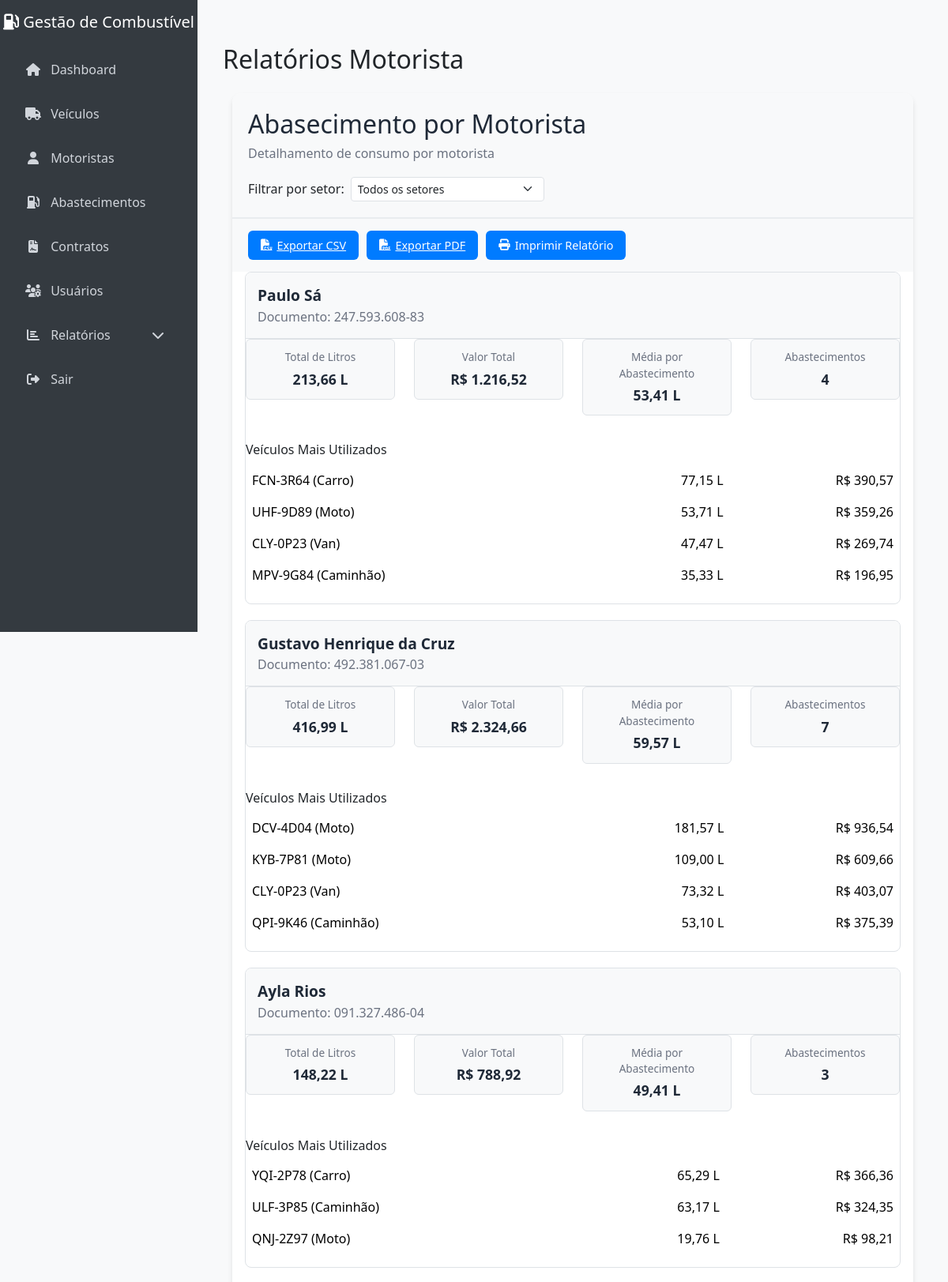
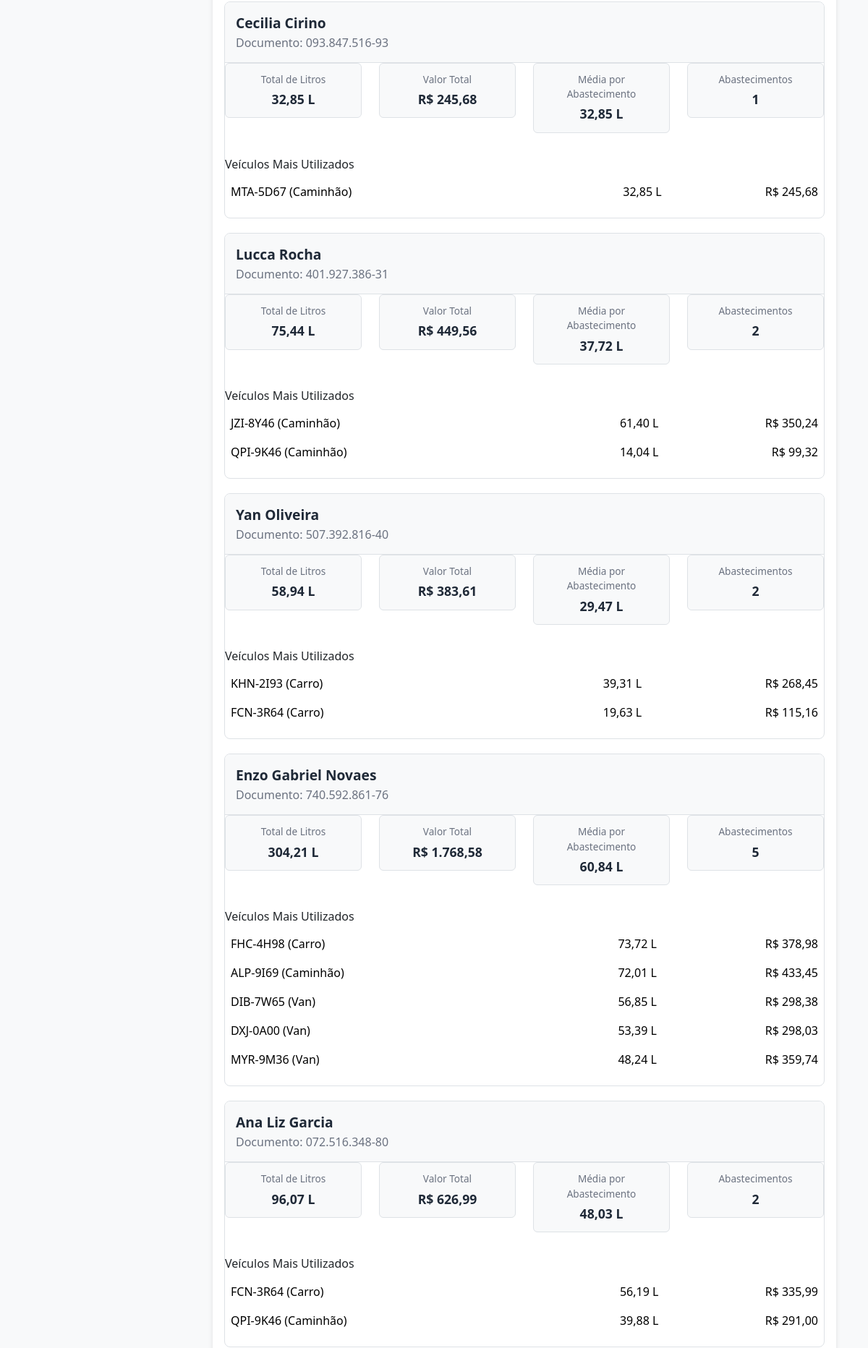
The app's page /relatorios/motoristas (signed in, upper part) with its own data (2 pictures, top to bottom).
### database.py (models this page shows, shortened)
class Motorista(db.Model):
    __tablename__ = 'motorista'
    id = db.Column(db.Integer, primary_key=True)
    nome_completo = db.Column(db.String(100), nullable=False)
    documento = db.Column(db.String(50), nullable=False, unique=True)
    observacoes = db.Column(db.Text, nullable=True)
    setor = db.Column(db.String(100), nullable=True)  # Setor/departamento do motorista

class Veiculo(db.Model):
    __tablename__ = 'veiculo'
    id = db.Column(db.Integer, primary_key=True)
    placa = db.Column(db.String(10), unique=True, nullable=False)
    tipo = db.Column(db.String(20), nullable=False)
    combustivel = db.Column(db.String(50), nullable=False)
    capacidade_tanque = db.Column(db.Float, nullable=True)

### app.py (the view, shortened to what this page needs)
@app.route("/relatorios/motoristas", endpoint="relatorio_motoristas")
def relatorio_motoristas():
    if "usuario" not in session:
        return redirect(url_for("login"))
    usuario_tipo = session.get("usuario_tipo")
    usuario_setor = session.get("usuario_setor")
    data_inicio = request.args.get("data_inicio", "")
    data_fim = request.args.get("data_fim", "")
    motorista_id = request.args.get("motorista_id", "")
    combustivel = request.args.get("combustivel", "")
    setor_filtro = request.args.get("setor", "")
    query = Abastecimento.query.join(Abastecimento.veiculo).join(Abastecimento.motorista)
    if usuario_tipo == "admin" and setor_filtro:
        query = query.filter(Veiculo.tipo == setor_filtro)
    elif usuario_tipo != "admin" and usuario_setor:
        query = query.filter(Veiculo.tipo == usuario_setor)
    if data_inicio:
        try:
            data_inicio_obj = datetime.fromisoformat(data_inicio)
            query = query.filter(Abastecimento.data >= data_inicio_obj)
        except (ValueError, TypeError):
            data_inicio = ""
    if motorista_id:
        try:
            query = query.filter(Abastecimento.motorista_id == int(motorista_id))
        except (ValueError, TypeError):
            motorista_id = ""
    if combustivel:
        query = query.filter(Veiculo.combustivel == combustivel)
    abastecimentos = query.order_by(desc(Abastecimento.data)).all()
    dados_motoristas = {}
    for abastecimento in abastecimentos:
        motorista = abastecimento.motorista
        veiculo = abastecimento.veiculo
        if not motorista or not veiculo:
            continue
        if motorista not in dados_motoristas:
            dados_motoristas[motorista] = {
                'total_litros': 0,
                'total_valor': 0,
                'total_abastecimentos': 0,
                'media_litros': 0,
                'veiculos_mais_utilizados': {},
                'abastecimentos': []
            }
        dados_motoristas[motorista]['total_litros'] += abastecimento.litros
        dados_motoristas[motorista]['total_valor'] += abastecimento.valor_total
        dados_motoristas[motorista]['total_abastecimentos'] += 1
        dados_motoristas[motorista]['abastecimentos'].append(abastecimento)
        if veiculo not in dados_motoristas[motorista]['veiculos_mais_utilizados']:
            dados_motoristas[motorista]['veiculos_mais_utilizados'][veiculo] = {
                'litros': 0,
                'valor': 0
            }
        dados_motoristas[motorista]['veiculos_mais_utilizados'][veiculo]['litros'] += abastecimento.litros
        dados_motoristas[motorista]['veiculos_mais_utilizados'][veiculo]['valor'] += abastecimento.valor_total
    for motorista, dados in dados_motoristas.items():
        if dados['total_abastecimentos'] > 0:
            dados['media_litros'] = dados['total_litros'] / dados['total_abastecimentos']
        else:
            dados['media_litros'] = 0
        veiculos_ordenados = sorted(
            dados['veiculos_mais_utilizados'].items(),
            key=lambda x: x[1]['litros'],
            reverse=True
        )[:5]
        dados['veiculos_mais_utilizados'] = dict(veiculos_ordenados)
        dados['abastecimentos'] = dados['abastecimentos'][:5]
    dados_motoristas = {k: v for k, v in dados_motoristas.items() if v['total_abastecimentos'] > 0}
    filtros_aplicados = {}
    if usuario_tipo == "admin" and setor_filtro:
        filtros_aplicados["setor"] = setor_filtro
    if data_inicio:
        try:
            filtros_aplicados["data_inicio"] = datetime.fromisoformat(data_inicio).strftime('%d/%m/%Y')
        except Exception:
            filtros_aplicados["data_inicio"] = data_inicio
    if data_fim:
        try:
            filtros_aplicados["data_fim"] = datetime.fromisoformat(data_fim).strftime('%d/%m/%Y')
        except Exception:
            filtros_aplicados["data_fim"] = data_fim
    if motorista_id:
        motorista = Motorista.query.get(motorista_id)
        filtros_aplicados["motorista_id"] = motorista.nome_completo if motorista else motorista_id
    if combustivel:
        filtros_aplicados["combustivel"] = combustivel
    setores = []
    if usuario_tipo == "admin":
        setores = [s[0] for s in db.session.query(User.setor).filter(User.setor != None).distinct().order_by(User.setor).all() if s[0]]
    motoristas_lista = Motorista.query.order_by(Motorista.nome_completo).all()
    agora = datetime.now()
    return render_template(
        "relatorio_motoristas.html",
        dados_motoristas=dados_motoristas,
        motoristas=motoristas_lista,
        tipos_combustivel=TIPOS_COMBUSTIVEL,
        filtros_aplicados=filtros_aplicados,
        setores=setores,
        agora=agora,
        total_registros=len(dados_motoristas)
    )

### app.py (called while the page is built)
@app.template_filter('currency')
def currency_filter(value):
    if value is None or value == "":
        return "R$ 0,00"
    try:
        formatted = f"{float(value):,.2f}"
        return f"R$ {formatted.replace(',', 'X').replace('.', ',').replace('X', '.')}"
    except (ValueError, TypeError, AttributeError):
        return "R$ 0,00"

@app.template_filter('number')
def number_filter(value, decimals=0):
    if value is None or value == "":
        value = 0
    try:
        value = float(value)
        if decimals == 0:
            value = int(round(value))
            return f"{value:,}".replace(",", "X").replace(".", ",").replace("X", ".")
        else:
            formatted = f"{value:,.{decimals}f}"
            return formatted.replace(",", "X").replace(".", ",").replace("X", ".")
    except:
        return "0"

@app.template_filter('litros')
def litros_filter(value):
    return f"{number_filter(value, 2)} L"

### templates/relatorio_motoristas.html (shortened to what this page needs)
{% extends "base.html" %}
{% block page_title %}Relatórios Motorista{% endblock %}
{% block content %}
<div class="normal-content">
<div class="container-fluid">
    <div class="relatorio-container">
        <div class="relatorio-header">
            <h2 class="relatorio-titulo">Abasecimento por Motorista</h2>
            <p class="relatorio-subtitulo">Detalhamento de consumo por motorista</p>
            {% if session['usuario_tipo'] == 'admin' and setores %}
            <form method="get" class="row g-2 align-items-center" style="margin-top: 10px;">
                <div class="col-auto">
                    <label for="setor" class="form-label mb-0">Filtrar por setor:</label>
                </div>
                <div class="col-auto">
                    <select name="setor" id="setor" class="form-select form-select-sm" onchange="this.form.submit()">
                        <option value="">Todos os setores</option>
                    </select>
                </div>
            </form>
            {% endif %}
        </div>
        <div class="relatorio-actions">
            <a href="{{ url_for('export_csv_relatorio_motoristas') }}" class="btn-export-pdf">
                <i class="fas fa-file-csv"></i> Exportar CSV
            </a>
            <a href="{{ url_for('export_pdf_relatorio_motoristas') }}" class="btn-export-pdf">
                <i class="fas fa-file-pdf"></i> Exportar PDF
            </a>
            <button onclick="window.print()" class="btn-export-pdf">
                <i class="fas fa-print"></i> Imprimir Relatório
            </button>
        </div>
        <div class="px-3 pb-3">
            {% if dados_motoristas %}
                {% set total_litros_geral = namespace(value=0) %}
                {% set total_valor_geral = namespace(value=0) %}
                {% for motorista, dados in dados_motoristas.items() %}
                    <div class="motorista-card">
                        <div class="motorista-header">
                            <div>
                                <div class="motorista-nome">{{ motorista.nome_completo }}</div>
                                <div class="motorista-documento">Documento: {{ motorista.documento }}</div>
                            </div>
                        </div>
                        <div class="row">
                            <div class="col-md-3">
                                <div class="metrica-card">
                                    <div class="metrica-label">Total de Litros</div>
                                    <div class="metrica-value">{{ dados.total_litros|litros }}</div>
                                </div>
                            </div>
                            <div class="col-md-3">
                                <div class="metrica-card">
                                    <div class="metrica-label">Valor Total</div>
                                    <div class="metrica-value">{{ dados.total_valor|currency }}</div>
                                </div>
                            </div>
                            <div class="col-md-3">
                                <div class="metrica-card">
                                    <div class="metrica-label">Média por Abastecimento</div>
                                    <div class="metrica-value">{{ dados.media_litros|litros }}</div>
                                </div>
                            </div>
                            <div class="col-md-3">
                                <div class="metrica-card">
                                    <div class="metrica-label">Abastecimentos</div>
                                    <div class="metrica-value">{{ dados.total_abastecimentos }}</div>
                                </div>
                            </div>
                        </div>
                        <div class="mt-4">
                            <h6>Veículos Mais Utilizados</h6>
                            <table class="table table-borderless">
                                <tbody>
                                    {% for veiculo, info in dados.veiculos_mais_utilizados.items() %}
                                        <tr>
                                            <td>{{ veiculo.placa }} ({{ veiculo.tipo }})</td>
                                            <td class="text-end">{{ info.litros|litros }}</td>
                                            <td class="text-end">{{ info.valor|currency }}</td>
                                        </tr>
                                    {% endfor %}
                                </tbody>
                            </table>
                        </div>
                    </div>
                {% endfor %}
            {% else %}
                <div class="alert alert-info">Nenhum motorista encontrado.</div>
            {% endif %}
        </div>
    </div>
</div>
</div>
{% endblock %}

### templates/base.html (style rules this page uses)
body { background-color: #f8f9fa; }

### templates/relatorio_motoristas.html (style rules this page uses)
.relatorio-container { background: white; border-radius: 12px; box-shadow: 0 4px 6px rgba(0,0,0,0.1); overflow: hidden; margin-bottom: 30px; }
.relatorio-header { background: #f8f9fa; padding: 20px; border-bottom: 1px solid #e9ecef; }
.relatorio-titulo { color: #1f2937; margin: 0; }
.relatorio-subtitulo { color: #6b7280; margin: 5px 0 0 0; }
.relatorio-actions { padding: 15px 20px; background: #f8f9fa; border-top: 1px solid #e9ecef; display: flex; gap: 10px; }
.relatorio-actions a, .relatorio-actions button { padding: 8px 16px; font-size: 0.9rem; min-width: 140px; text-align: center; display: inline-flex; align-items: center; justify-content: center; }
.btn-export-pdf { background-color: #007bff; color: white; padding: 8px 16px; border: none; border-radius: 6px; cursor: pointer; font-size: 0.9rem; display: inline-flex; align-items: center; gap: 6px; }
.metrica-card { background: #f8f9fa; border: 1px solid #dee2e6; border-radius: 6px; padding: 12px; text-align: center; font-size: 0.9rem; margin-bottom: 10px; }
.metrica-label { font-size: 0.85rem; color: #6b7280; margin-bottom: 4px; }
.metrica-value { font-weight: bold; font-size: 1.1rem; color: #1f2937; }
.motorista-card { margin-bottom: 20px; border: 1px solid #dee2e6; border-radius: 8px; overflow: hidden; }
.motorista-header { background: #f8f9fa; padding: 15px; border-bottom: 1px solid #dee2e6; display: flex; justify-content: space-between; align-items: center; }
.motorista-nome { font-size: 1.2rem; font-weight: bold; color: #1f2937; }
.motorista-documento { color: #6b7280; }

### records on screen
Motorista: nome_completo "Paulo Sá", documento "247.593.608-83", total_litros|litros "213,66 L", total_valor "R$ 1.216,52", media_litros|litros "53,41 L", total_abastecimentos "4"
Veiculo: placa "FCN-3R64", tipo "Carro", litros|litros "77,15 L", valor "R$ 390,57", litros|litros "19,63 L", valor "R$ 115,16", litros|litros "56,19 L", valor "R$ 335,99"
Veiculo: placa "UHF-9D89", tipo "Moto", litros|litros "53,71 L", valor "R$ 359,26"
Veiculo: placa "CLY-0P23", tipo "Van", litros|litros "47,47 L", valor "R$ 269,74", litros|litros "73,32 L", valor "R$ 403,07"
Veiculo: placa "MPV-9G84", tipo "Caminhão", litros|litros "35,33 L", valor "R$ 196,95"
Motorista: nome_completo "Gustavo Henrique da Cruz", documento "492.381.067-03", total_litros|litros "416,99 L", total_valor "R$ 2.324,66", media_litros|litros "59,57 L", total_abastecimentos "7"
Veiculo: placa "DCV-4D04", tipo "Moto", litros|litros "181,57 L", valor "R$ 936,54"
Veiculo: placa "KYB-7P81", tipo "Moto", litros|litros "109,00 L", valor "R$ 609,66"
Veiculo: placa "QPI-9K46", tipo "Caminhão", litros|litros "53,10 L", valor "R$ 375,39", litros|litros "14,04 L", valor "R$ 99,32", litros|litros "39,88 L", valor "R$ 291,00"
Motorista: nome_completo "Ayla Rios", documento "091.327.486-04", total_litros|litros "148,22 L", total_valor "R$ 788,92", media_litros|litros "49,41 L", total_abastecimentos "3"
Veiculo: placa "YQI-2P78", tipo "Carro", litros|litros "65,29 L", valor "R$ 366,36"
Veiculo: placa "ULF-3P85", tipo "Caminhão", litros|litros "63,17 L", valor "R$ 324,35"
Veiculo: placa "QNJ-2Z97", tipo "Moto", litros|litros "19,76 L", valor "R$ 98,21"
Motorista: nome_completo "Cecilia Cirino", documento "093.847.516-93", total_litros|litros "32,85 L", total_valor "R$ 245,68", media_litros|litros "32,85 L", total_abastecimentos "1"
Veiculo: placa "MTA-5D67", tipo "Caminhão", litros|litros "32,85 L", valor "R$ 245,68"
Motorista: nome_completo "Lucca Rocha", documento "401.927.386-31", total_litros|litros "75,44 L", total_valor "R$ 449,56", media_litros|litros "37,72 L", total_abastecimentos "2"
Veiculo: placa "JZI-8Y46", tipo "Caminhão", litros|litros "61,40 L", valor "R$ 350,24"
Motorista: nome_completo "Yan Oliveira", documento "507.392.816-40", total_litros|litros "58,94 L", total_valor "R$ 383,61", media_litros|litros "29,47 L", total_abastecimentos "2"
Veiculo: placa "KHN-2I93", tipo "Carro", litros|litros "39,31 L", valor "R$ 268,45"
Motorista: nome_completo "Enzo Gabriel Novaes", documento "740.592.861-76", total_litros|litros "304,21 L", total_valor "R$ 1.768,58", media_litros|litros "60,84 L", total_abastecimentos "5"
Veiculo: placa "FHC-4H98", tipo "Carro", litros|litros "73,72 L", valor "R$ 378,98"
Veiculo: placa "ALP-9I69", tipo "Caminhão", litros|litros "72,01 L", valor "R$ 433,45"
Veiculo: placa "DIB-7W65", tipo "Van", litros|litros "56,85 L", valor "R$ 298,38"
Veiculo: placa "DXJ-0A00", tipo "Van", litros|litros "53,39 L", valor "R$ 298,03"
Veiculo: placa "MYR-9M36", tipo "Van", litros|litros "48,24 L", valor "R$ 359,74"
Motorista: nome_completo "Ana Liz Garcia", documento "072.516.348-80", total_litros|litros "96,07 L", total_valor "R$ 626,99", media_litros|litros "48,03 L", total_abastecimentos "2"
